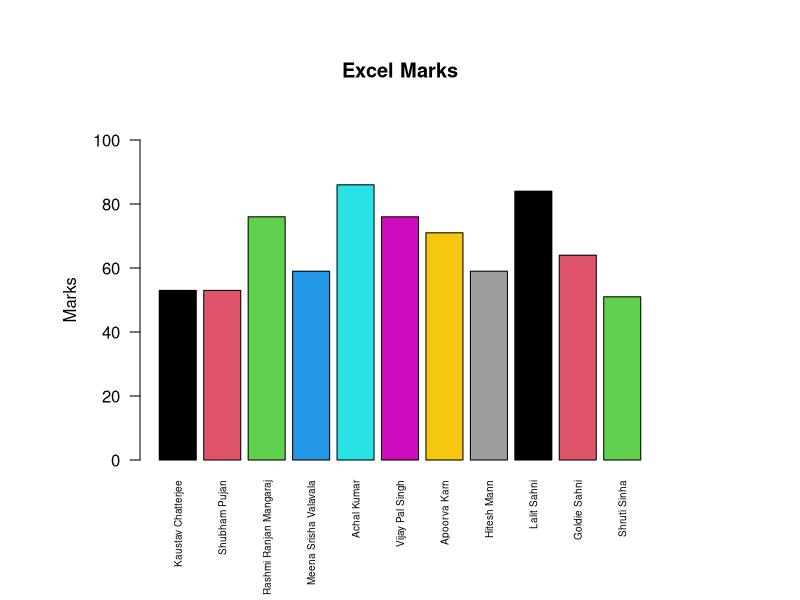
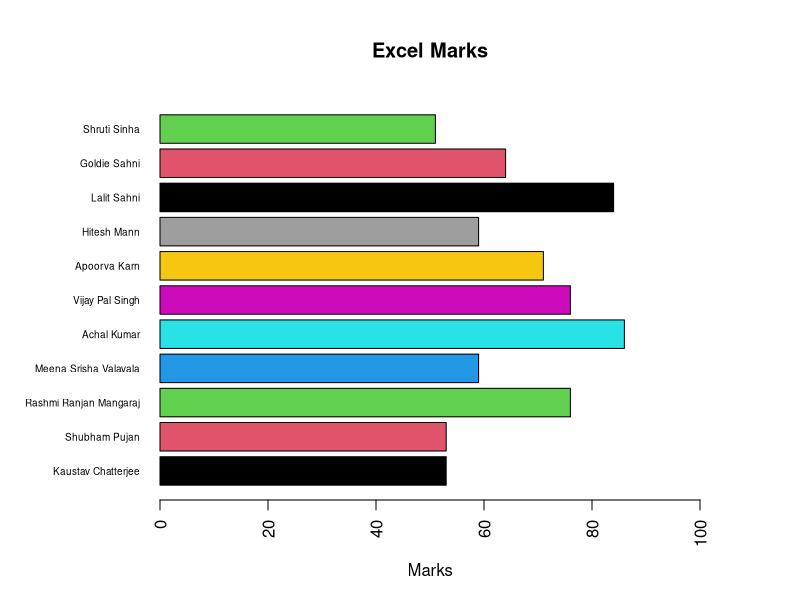

The R source for these figures, in order:
df1 <- read.csv('./data/dsstudents.csv')# data read in form of dataframe df1
v1 <- df1$excel # df1 column excel assigned to a vector v1
names(v1) <- df1$name # df1 column name assigned to names for vector v1
par('mar')
par(mar=c(7,7,7,7))
# displaying barplot of students names and their excel marks in vertical bars
barplot(v1,ylab="Marks", main="Excel Marks",las=2,col=c(1,2,3,4,5,6,7,8),horiz=F,ylim=c(0,100),cex.names=0.6)
par(mar=c(5,8,5,5))
# displaying barplot of students names and their excel marks in horizontal bars
barplot(v1,xlab="Marks",main="Excel Marks",las=2,col=c(1,2,3,4,5,6,7,8),horiz=T,xlim=c(0,100),cex.names=0.6)


